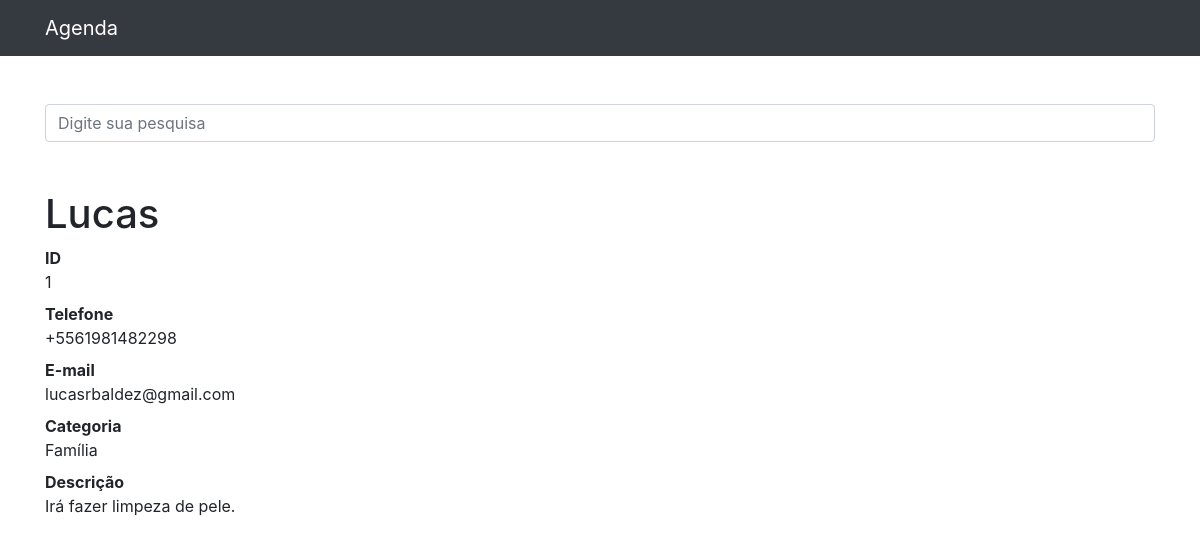
The page /1 on the database its author committed.
### contatos/models.py (models this page shows, shortened)
class Contato(models.Model):
    nome = models.CharField(max_length=255)
    sobrenome = models.CharField(max_length=255, blank=True)
    telefone = models.CharField(max_length=255)
    email = models.CharField(max_length=255, blank=True)
    descricao = models.TextField(blank=True)
    categoria = models.ForeignKey(Categoria, on_delete=models.DO_NOTHING)
    procedimento = models.ManyToManyField(Procedimento)
    mostrar = models.BooleanField(default=True)
    foto = models.ImageField(blank=True, upload_to='fotos/%y/%m/')

class Categoria(models.Model):
    nome = models.CharField(max_length=255)
    ativo = models.CharField(max_length=1,default='S')
    def __str__(self):
        return self.nome

### contatos/views.py (the view)
# urls.py: path('<int:contato_id>', views.ver_contato, name='ver_contato'),
def ver_contato(request, contato_id):
    contato = get_object_or_404(Contato,id=contato_id) #tratamento de erro se o ID não for encontrado
    return render(request, 'contatos/ver_contato.html', {
        'contato' : contato
    })

### contatos/templates/contatos/ver_contato.html
{% extends 'base.html'%}
{%block conteudo%}
 <h1 class="mt-5">{{contato.nome}}</h1>
        <dl>
          <dt>ID</dt>
          <dd>{{contato.id}}</dd>
          <dt>Telefone</dt>
          <dd>{{contato.telefone}}</dd>
          <dt>E-mail</dt>
          <dd>{{contato.email}}</dd>
          <dt>Categoria</dt>
          <dd>{{contato.categoria}}</dd>
          <dt>Descrição</dt>
          <dd>
           {{contato.descricao}}
          </dd>
        </dl>
{% endblock%}

### rows shown on the page
Contato: nome "Lucas", id "1", telefone "+5561981482298", email "lucasrbaldez@gmail.com", categoria "Família", descricao "Irá fazer limpeza de pele."
